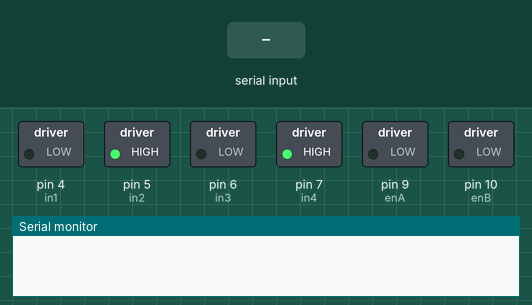
A sketch run on a simulated Arduino Uno, built with avr-gcc and run on an emulated ATmega328P. Parts: switched loads named in the sketch (green lamp = pin HIGH), the last lines printed to the serial monitor. The inputs (shaded band) are chosen by the test bench.

Above: at 1.2 s.
1.3 s: "90,45\n" received over Serial
At 2.1 s:
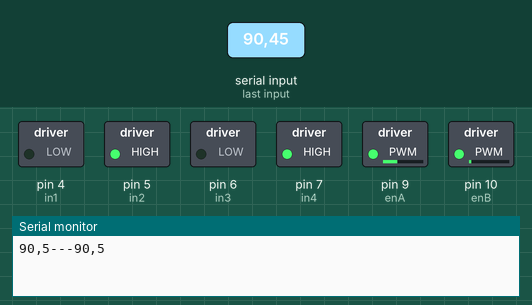
2.8 s: "30,150\n" received over Serial
At 3.3 s:
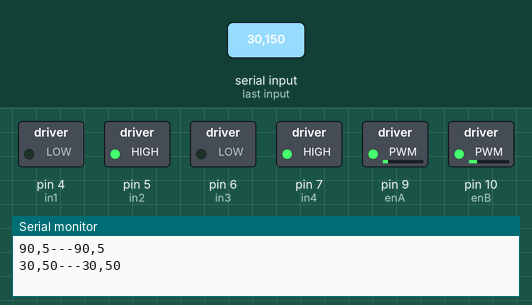
4.3 s: "5\n" received over Serial
At 5.5 s:
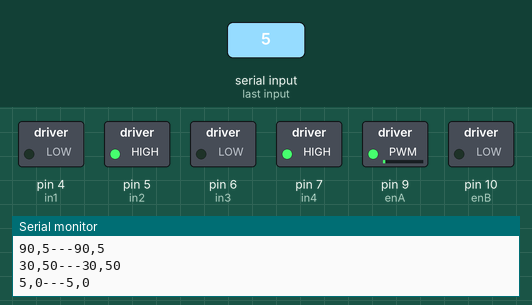
5.8 s: "90\n" received over Serial
At 6.7 s:
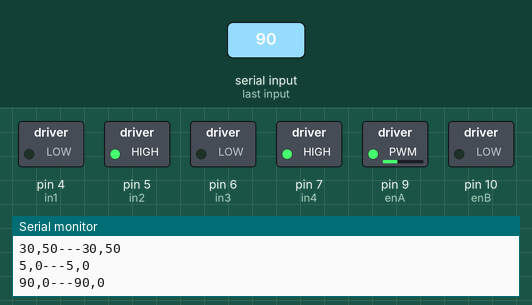
7.3 s: "200\n" received over Serial
At 7.9 s:
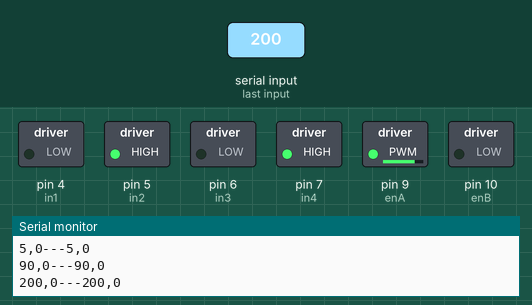
Timing chart, 0 to 9.8 s (numbered marks = the images above; inputs shaded):
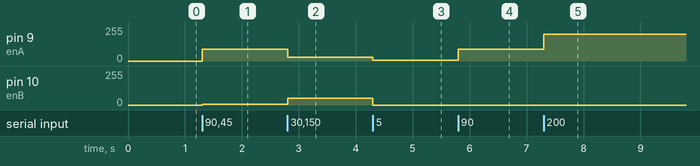

Measured:
- after the input at 1.3 s, pin 9 (enA): 0/255 → 90/255 at once; pin 10 (enB): 0/255 → 5/255 at once
- after the input at 2.8 s, pin 9 (enA): 90/255 → 30/255 at once; pin 10 (enB): 5/255 → 50/255 at once
- after the input at 4.3 s, pin 9 (enA): 30/255 → 5/255 at once; pin 10 (enB): 50/255 → 0/255 at once
- after the input at 5.8 s, pin 9 (enA): 5/255 → 90/255 at once
- after the input at 7.3 s, pin 9 (enA): 90/255 → 200/255 at once

The sketch:

joy_subscriber.ino
```cpp
String inputString = "";         // a String to hold incoming data
bool stringComplete = false;  // whether the string is complete

#define enA 9
#define in1 4
#define in2 5
#define enB 10
#define in3 6
#define in4 7

void setup()
{
  // initialize serial:
  Serial.begin(115200);
  // reserve 200 bytes for the inputString:
  inputString.reserve(200);

  //for Motor Driver inits
  pinMode(enA, OUTPUT);
  pinMode(enB, OUTPUT);
  pinMode(in1, OUTPUT);
  pinMode(in2, OUTPUT);
  pinMode(in3, OUTPUT);
  pinMode(in4, OUTPUT);

  // Set initial rotation direction
  digitalWrite(in1, LOW);
  digitalWrite(in2, HIGH);

  digitalWrite(in3, LOW);
  digitalWrite(in4, HIGH);
}
void loop()
{
    // print the string when a newline arrives:
  if (stringComplete) {
    int joint1_vel = inputString.substring(0,4).toInt();
    int joint2_vel = inputString.substring(4,8).toInt();

    Serial.print(joint1_vel); Serial.print(","); Serial.print(joint2_vel); Serial.print("---");

    if (joint1_vel < 0) {
      // Set Motor A backward
      digitalWrite(in1, HIGH);
      digitalWrite(in2, LOW);
      joint1_vel = -joint1_vel;
    }
    else if (joint1_vel > 0) {
      // Set Motor A forward
      digitalWrite(in1, LOW);
      digitalWrite(in2, HIGH);
      joint1_vel = joint1_vel;
    }

    if (joint2_vel < 0) {
      // Set Motor A backward
      digitalWrite(in3, HIGH);
      digitalWrite(in4, LOW);
      joint2_vel = -joint2_vel;
    }
    else if (joint2_vel > 0) {
      // Set Motor A forward
      digitalWrite(in3, LOW);
      digitalWrite(in4, HIGH);
      joint2_vel = joint2_vel;
    }

    Serial.print(joint1_vel); Serial.print(","); Serial.println(joint2_vel);

    analogWrite(enA, joint1_vel); // Send PWM signal to motor A
    analogWrite(enB, joint2_vel); // Send PWM signal to motor B

    inputString = "";
    stringComplete = false;
  }

}

/*
  SerialEvent occurs whenever a new data comes in the hardware serial RX. This
  routine is run between each time loop() runs, so using delay inside loop can
  delay response. Multiple bytes of data may be available.
*/
void serialEvent() {
  while (Serial.available()>0) {
    // get the new byte:
    char inChar = Serial.read();
    // add it to the inputString:
    inputString += inChar;
    // if the incoming character is a newline, set a flag so the main loop can
    // do something about it:
    if (inChar == '\n') {
      stringComplete = true;
    }
  }
}
```
